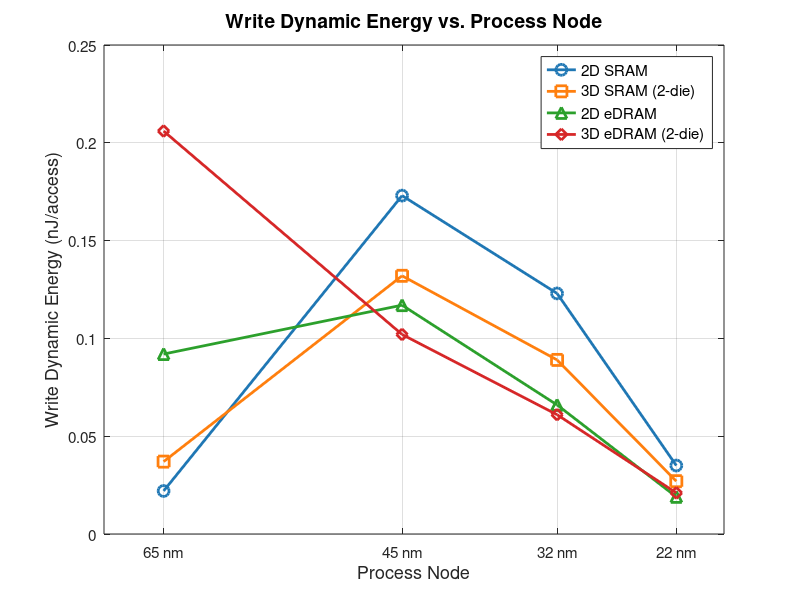

Write MATLAB code to recreate this figure.
% fig3_write_energy_vs_node.m
% Write Dynamic Energy vs. Process Node — ESE5760 Final Project
% Data: DESTINY simulation, 2MB / 256-bit / Assoc=1 / LOP / 350K / WriteEDP

nodes = [65, 45, 32, 22];   % nm

energy_2D_SRAM  = [0.022, 0.173, 0.123, 0.035];
energy_3D_SRAM  = [0.037, 0.132, 0.089, 0.027];
energy_2D_eDRAM = [0.092, 0.117, 0.066, 0.019];
energy_3D_eDRAM = [0.206, 0.102, 0.061, 0.021];

figure('Position', [100 100 700 500]);

plot(nodes, energy_2D_SRAM,  '-o', 'Color', [0.122 0.467 0.706], 'LineWidth', 2, 'MarkerSize', 8); hold on;
plot(nodes, energy_3D_SRAM,  '-s', 'Color', [1.000 0.498 0.055], 'LineWidth', 2, 'MarkerSize', 8);
plot(nodes, energy_2D_eDRAM, '-^', 'Color', [0.173 0.627 0.173], 'LineWidth', 2, 'MarkerSize', 8);
plot(nodes, energy_3D_eDRAM, '-d', 'Color', [0.839 0.153 0.157], 'LineWidth', 2, 'MarkerSize', 8);

set(gca, 'XDir', 'reverse', 'XTick', nodes, 'XTickLabel', {'65 nm','45 nm','32 nm','22 nm'}, 'FontSize', 11);
xlim([18 70]);
xlabel('Process Node', 'FontSize', 13);
ylabel('Write Dynamic Energy (nJ/access)', 'FontSize', 13);
title('Write Dynamic Energy vs. Process Node', 'FontSize', 14, 'FontWeight', 'bold');
legend('2D SRAM', '3D SRAM (2-die)', '2D eDRAM', '3D eDRAM (2-die)', ...
       'Location', 'northeast', 'FontSize', 11);
grid on;
box on;

drawnow;
set(gcf, 'Renderer', 'painters');
print('-djpeg', '-r150', fullfile(fileparts(mfilename('fullpath')), '..', 'plots', 'fig3_write_energy_vs_node.jpg'));
